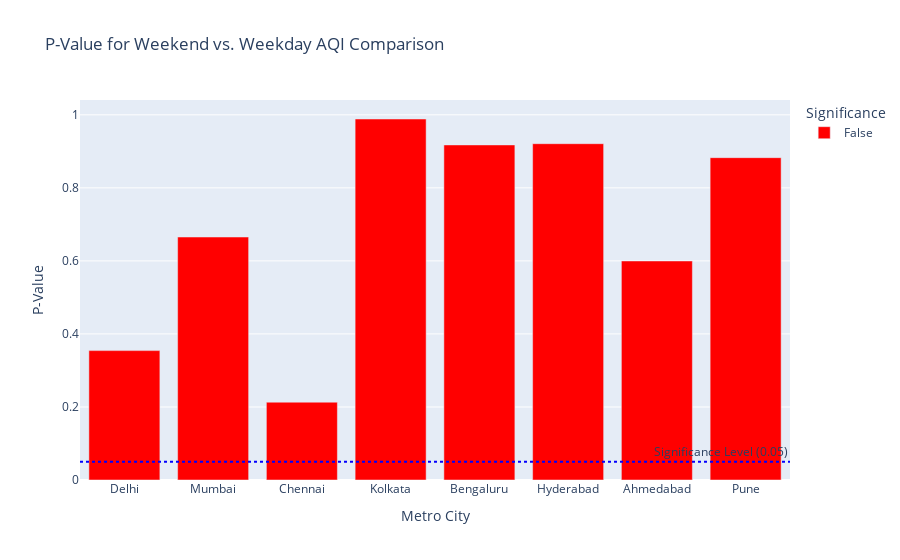

This figure's notebook cell:
### Code cell
fig_p_value.show()  # already defined in your code

### Figure 1 — Plotly figure (JSON) as saved in the notebook; plotly's stock layout.template omitted (floating-point values rounded to 4 significant figures)
{"data": [{"customdata": [[-0.929], [0.433], [-1.25], [-0.014], [0.104], [0.099], [0.526], [-0.148]], "hovertemplate": "Statistically Significant (p < 0.05)=False<br>Metro City=%{x}<br>P-Value=%{y}<br>t_statistic=%{customdata[0]}<extra></extra>", "legendgroup": "False", "marker": {"color": "red", "pattern": {"shape": ""}}, "name": "False", "orientation": "v", "showlegend": true, "textposition": "auto", "type": "bar", "x": ["Delhi", "Mumbai", "Chennai", "Kolkata", "Bengaluru", "Hyderabad", "Ahmedabad", "Pune"], "xaxis": "x", "y": [0.3543, 0.6654, 0.2131, 0.9886, 0.9176, 0.921, 0.5998, 0.8827], "yaxis": "y"}], "layout": {"annotations": [{"showarrow": false, "text": "Significance Level (0.05)", "x": 1, "xanchor": "right", "xref": "x domain", "y": 0.05, "yanchor": "bottom", "yref": "y"}], "bargap": 0.2, "barmode": "relative", "legend": {"title": {"text": "Significance"}, "tracegroupgap": 0}, "shapes": [{"line": {"color": "blue", "dash": "dot"}, "type": "line", "x0": 0, "x1": 1, "xref": "x domain", "y0": 0.05, "y1": 0.05, "yref": "y"}], "showlegend": true, "title": {"text": "P-Value for Weekend vs. Weekday AQI Comparison"}, "xaxis": {"anchor": "y", "domain": [0, 1], "title": {"text": "Metro City"}}, "yaxis": {"anchor": "x", "domain": [0, 1], "title": {"text": "P-Value"}}}}
